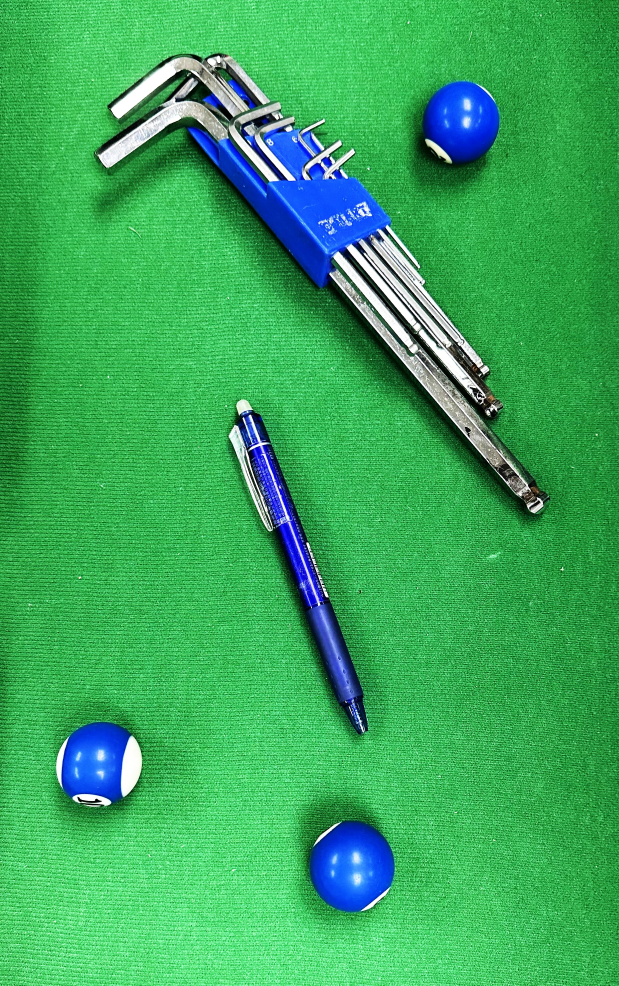
#> input picture 1019TW/contrasthigh.jpg, 1856 x 2957 px (shown at 1/3 size)
$ jupyter execute HSV_binary_search.ipynb
#> lines starting #> are read from the running program, lines starting #| are printed output that depends on the picture; after the words box and inside, x2 and y2 are one past the last pixel; in counts of white or black regions, pixels touching at a corner belong together
[cell 1]
# 載入套件
import numpy as np
import cv2 as cv

# 讀取影像
# img = cv.imread('ball.jpg')
# img = cv.imread('light_ball.jpg')
img = cv.imread('contrasthigh.jpg')
#> img is the input picture: shape (2957, 1856, 3); mean B, G, R 93.8, 169.6, 58.6
# img = cv.imread('doraemon.jpg')
img = cv.resize(img, (400, 300))
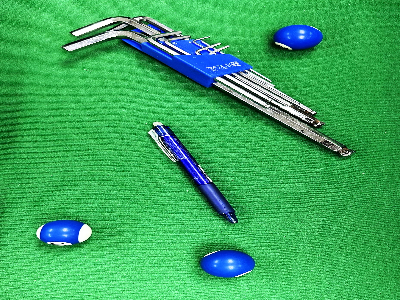
#> img: shape (300, 400, 3); mean B, G, R 93.6, 169.4, 58.4
# 轉換色彩空間 (RGB 彩色圖片由 OpenCV 讀取後，通道順序為 BGR)
img_hsv = cv.cvtColor(img, cv.COLOR_BGR2HSV)
#> img_hsv: shape (300, 400, 3); mean H, S, V 69.5, 176.7, 177.4

[cell 2]
# 設定顏色區間上下界
initial_lower = np.array([100, 0, 0])
initial_upper = np.array([124, 255, 255])
H_tolerance = 30
S_tolerance = 160
V_tolerance = 160
max_iterations = 1000

[cell 3]
def count_objects(lower, upper):
    hsv = cv.cvtColor(img, cv.COLOR_BGR2HSV)
    mask = cv.inRange(hsv, lower, upper)
    result = cv.bitwise_and(img, img, mask=mask)
    return cv.countNonZero(mask)

lower = np.array([100, 0, 0])
upper = np.array([124, 255, 255])

while True:
    middle = (lower + upper) // 2
    object_count = count_objects(lower, middle)

    # 調整搜尋範圍
    if object_count < 20:
        lower = middle
    else:
        upper = middle


    if np.array_equal(lower, upper) or np.array_equal(lower + 1, upper):
        break
#> this loop made 8 passes
#> object_count on passes 1 to 8: 109, 13, 0, 1, 0, 0, 0, 0
#> pass 1, in count_objects, `mask = cv.inRange(hsv, lower, upper)`:
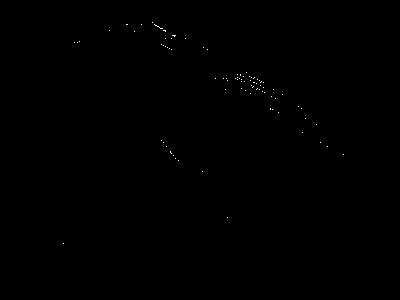
#> mask: shape (300, 400); 0.09% white in thin lines or dots, all inside (x1, y1, x2, y2) = (63, 22, 344, 244)
#> pass 2, in count_objects (call 2), `mask = cv.inRange(hsv, lower, upper)`:
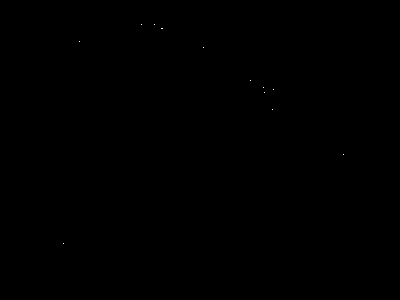
#> mask: shape (300, 400); 0.01% white in thin lines or dots, all inside (x1, y1, x2, y2) = (63, 24, 344, 244)
print(lower,upper)
#| [111 126 126] [112 127 127]
# 最終的HSV上下限值
hsv_lower = upper - np.array([H_tolerance , S_tolerance, V_tolerance])
hsv_upper = upper + np.array([H_tolerance , S_tolerance, V_tolerance])

hsv_lower[0] = max(0, min(hsv_lower[0], 180))
hsv_upper[0] = max(0, min(hsv_upper[0], 180))
hsv_lower[1:] = np.clip(hsv_lower[1:], 0, 255)
hsv_upper[1:] = np.clip(hsv_upper[1:], 0, 255)

print("最終的HSV上限值：", hsv_upper)
print("最終的HSV下限值：", hsv_lower)

[cell 4]
# 透過 inRange() 函式形成白色遮罩，遮罩區域為原始影像藍色區域
hsv_bin_mask = cv.inRange(img_hsv, hsv_lower, hsv_upper)
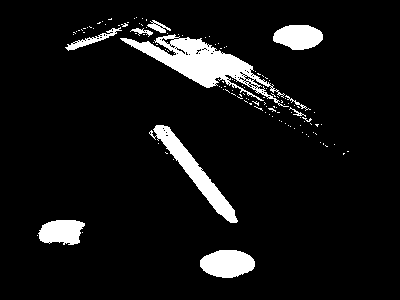
#> hsv_bin_mask: shape (300, 400); 7.7% white; 126 white regions (116 under 20 px)

# 顯示影像
cv.imshow("HSV_mask",hsv_bin_mask)

# 按下任意鍵關閉視窗
cv.waitKey(0)
cv.destroyAllWindows()


# 套用 hsv_bin_mask 到原圖上進行過濾
hsv_mask = cv.bitwise_and(img, img, None, mask=hsv_bin_mask)
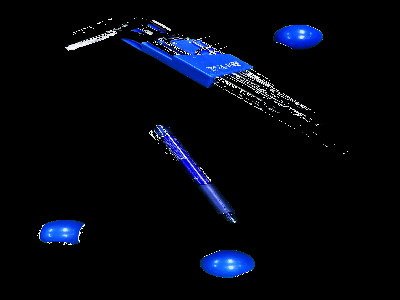
#> hsv_mask: shape (300, 400, 3); mean B, G, R 15, 7, 4.2

# 顯示過濾後的影像
cv.imshow("HSV_mask_result", hsv_mask)

# 按下任意鍵關閉視窗
cv.waitKey(0)
cv.destroyAllWindows()

[cell 5]
# 將我們的 HSV Mask 套用OpenCV內建的Contours輪廓函式，在我們目標物體畫出邊框
# 找輪廓
(cnts, _) = cv.findContours(hsv_bin_mask.copy(), cv.RETR_EXTERNAL, cv.CHAIN_APPROX_SIMPLE)  # 回傳輪廓list
#> cnts = 126 contours, 117 with area under 20; largest, box (x1, y1, x2, y2) and area: (120, 34, 289, 107) 3360, (149, 125, 238, 223) 1640, (200, 250, 255, 278) 1129, (273, 25, 323, 50) 900, (38, 220, 85, 245) 837

copy_img_1=img.copy()
copy_img_2 = img.copy()
clone= img.copy()

cv.drawContours(clone, cnts, -1, (0, 255, 0), 2)
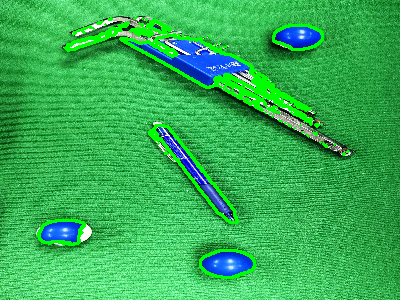
#> clone: shape (300, 400, 3); 5.42% of pixels changed, all inside (x1, y1, x2, y2) = (36, 16, 350, 279)

# for 遍歷 cnts 裡的每一個輪廓
for cnt in cnts:
    (x, y, w, h) = cv.boundingRect(cnt)  # 矩形 rect
    print('x,y,w,h:',x,y,w,h)
    cv.rectangle(copy_img_1, (x, y), (x + w, y + h), (0, 0, 255), 1)  # 畫矩形

    BoundingBox = cv.minAreaRect(cnt)  # 最小外接矩形的中心（x，y），（寬度，高度），旋轉角度）
    BoundingBox = np.int0(cv.boxPoints(BoundingBox))  # int0 會省略小數點後方的數字
    cv.drawContours(copy_img_2, [BoundingBox], -1, (0, 255, 0), 1)
#> this loop made 126 passes
#> (x, y, w, h, BoundingBox) on passes 1, 2, 3, 4, 5, 8, 10, 12, 13, 14: (200, 250, 55, 28, [[254, 277], [200, 277], [200, 250], [254, 250]]), (37, 235, 1, 1, [[37, 235], [37, 235], [37, 235], [37, 235]]), (82, 232, 1, 1, [[82, 232], [82, 232], [82, 232], [82, 232]]), (38, 220, 47, 25, [[84, 244], [38, 244], [38, 220], [84, 220]]), (173, 159, 1, 1, [[173, 159], [173, 159], [173, 159], [173, 159]]), (347, 151, 2, 1, [[348, 151], [347, 151], [347, 151], [348, 151]]), (334, 144, 1, 1, [[334, 144], [334, 144], [334, 144], [334, 144]]), (158, 143, 1, 1, [[158, 143], [158, 143], [158, 143], [158, 143]]), (320, 142, 1, 1, [[320, 142], [320, 142], [320, 142], [320, 142]]), (308, 136, 1, 1, [[308, 136], [308, 136], [308, 136], [308, 136]])
#> (cnt, x, y, w, h, BoundingBox) on passes 6, 7, 9, 11, 25, 42: ([[343, 153], [343, 154], [344, 153]], 343, 153, 2, 2, [[343, 154], [342, 153], [343, 152], [344, 153]]), ([[165, 152], [166, 153], [167, 153], [166, 153]], 165, 152, 3, 2, [[166, 153], [164, 152], [165, 152], [167, 153]]), ([[325, 145], [326, 146], [327, 146], [326, 146]], 325, 145, 3, 2, [[326, 146], [324, 145], [325, 145], [327, 146]]), ([[323, 143], [323, 144]], 323, 143, 1, 2, [[323, 144], [323, 144], [323, 143], [323, 143]]), ([[315, 124], [317, 126], [317, 125], [318, 124]], 315, 124, 4, 3, [[317, 126], [315, 124], [316, 122], [318, 124]]), ([[297, 106], [298, 107], [299, 107], [298, 106]], 297, 106, 3, 2, [[298, 107], [297, 106], [297, 105], [299, 107]])
#| x,y,w,h: 200 250 55 28
#| x,y,w,h: 37 235 1 1
#| x,y,w,h: 82 232 1 1
#| x,y,w,h: 38 220 47 25
#| x,y,w,h: 173 159 1 1
#| x,y,w,h: 343 153 2 2
#| x,y,w,h: 165 152 3 2
#| x,y,w,h: 347 151 2 1
#> (further printed lines are left out)
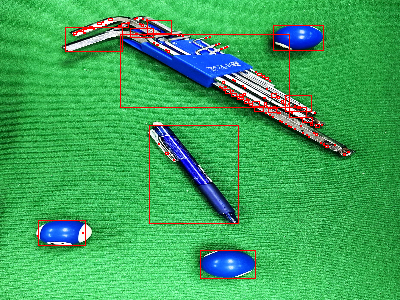
#> copy_img_1: shape (300, 400, 3); 2.07% of pixels changed, all inside (x1, y1, x2, y2) = (37, 17, 350, 279)
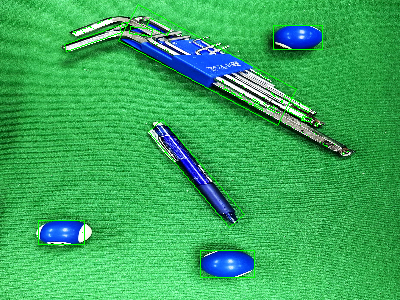
#> copy_img_2: shape (300, 400, 3); 1.43% of pixels changed, all inside (x1, y1, x2, y2) = (37, 4, 349, 278)

# 顯示影像
cv.imshow('Contour', clone)  # 輪廓
cv.imshow('Bounding Rectangle', copy_img_1)  # 矩形
cv.imshow('Minimum Area Rectangle', copy_img_2)  # 最小外接矩形

# 按下任意鍵關閉視窗
cv.waitKey(0)
cv.destroyAllWindows()

$ run again, with 1019TW/balls.jpg copied over 1019TW/contrasthigh.jpg
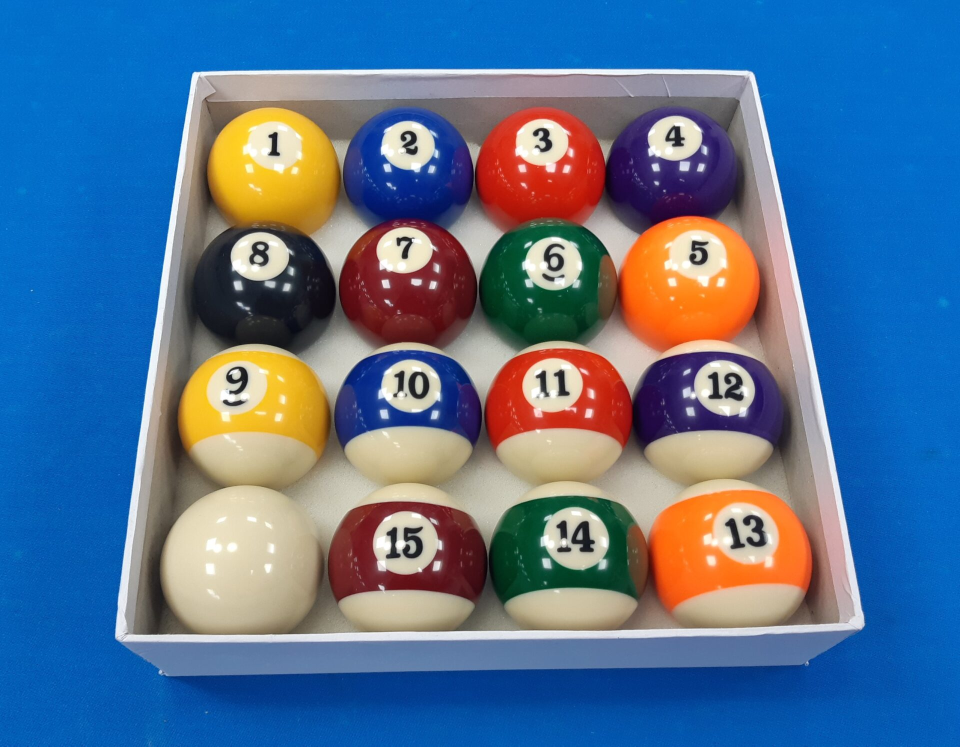
#> input picture 1019TW/balls.jpg, 1920 x 1493 px (shown at 1/2 size)
#> img is the input picture: shape (1493, 1920, 3); mean B, G, R 146.3, 113.8, 84.5
#> img: shape (300, 400, 3)
#> img_hsv: shape (300, 400, 3); mean H, S, V 78.8, 168.5, 173.6
#> the loop `while True:` made 8 passes
#> object_count on passes 1 to 8: 1096, 75, 0, 14, 1, 0, 1, 0
#> pass 1, in count_objects, `mask = cv.inRange(hsv, lower, upper)`:
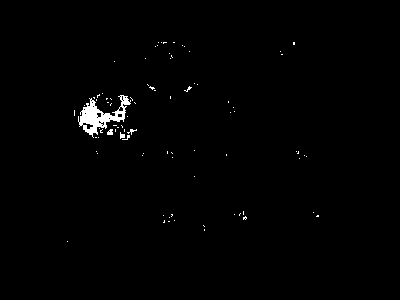
#> mask: shape (300, 400); 0.91% white; 85 white regions (81 under 20 px), largest, box (x1, y1, x2, y2) and area: (78, 95, 131, 138) 810, (107, 129, 113, 135) 28, (120, 132, 125, 139) 23, (127, 129, 137, 135) 22
#| [105  62  62] [106  63  63]
#> hsv_bin_mask: shape (300, 400); 11.7% white; 240 white regions (212 under 20 px)
#> cnts = 226 contours, 206 with area under 20; largest, box (x1, y1, x2, y2) and area: (48, 232, 361, 272) 3496, (253, 29, 321, 92) 2625, (78, 93, 140, 142) 1835, (264, 141, 328, 179) 1742, (139, 140, 201, 180) 1692
#> clone: shape (300, 400, 3); mean B, G, R 133.5, 128.1, 75.6
#> the loop `for cnt in cnts:` made 226 passes
#> (x, y, w, h, BoundingBox) on passes 2 to 4: (246, 294, 1, 1, [[246, 294], [246, 294], [246, 294], [246, 294]]), (68, 289, 1, 1, [[68, 289], [68, 289], [68, 289], [68, 289]]), (85, 286, 2, 1, [[86, 286], [85, 286], [85, 286], [86, 286]])
#> (printed output is left out)
#> after the loop `for cnt in cnts:`:
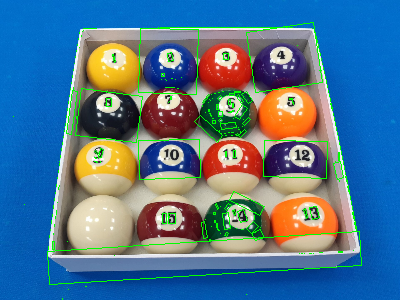
#> copy_img_2: shape (300, 400, 3); mean B, G, R 142.5, 117.8, 81.4
